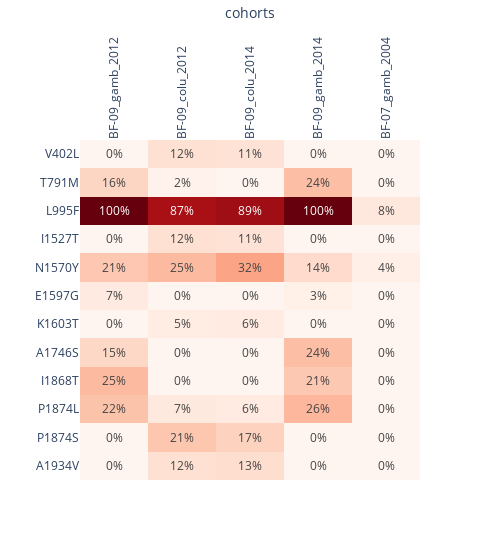

Here is the notebook cell this chart was saved with:
### Code cell
ag3.plot_frequencies_heatmap(
    df=aa_df, index=None,  
    y_label=None,
    max_len=100, 
    colorbar=False, 
    width=500
)

### Figure 1 — Plotly figure (JSON) as saved in the notebook; plotly's stock layout.template omitted (floating-point values rounded to 4 significant figures)
{"data": [{"coloraxis": "coloraxis", "hovertemplate": "x: %{x}<br>y: %{y}<br>color: %{z}<extra></extra>", "name": "0", "texttemplate": "%{z:.0%}", "type": "heatmap", "x": ["BF-09_gamb_2012", "BF-09_colu_2012", "BF-09_colu_2014", "BF-09_gamb_2014", "BF-07_gamb_2004"], "xaxis": "x", "y": ["V402L", "T791M", "L995F", "I1527T", "N1570Y", "E1597G", "K1603T", "A1746S", "I1868T", "P1874L", "P1874S", "A1934V"], "yaxis": "y", "z": [[0, 0.122, 0.1132, 0, 0], [0.1633, 0.01829, 0, 0.2391, 0], [1, 0.8659, 0.8868, 1, 0.07692], [0, 0.122, 0.1132, 0, 0], [0.2092, 0.25, 0.3208, 0.1413, 0.03846], [0.06633, 0, 0, 0.03261, 0], [0, 0.05488, 0.0566, 0, 0], [0.1531, 0, 0, 0.2391, 0], [0.25, 0, 0, 0.2065, 0], [0.2245, 0.07317, 0.0566, 0.2609, 0], [0, 0.2134, 0.1698, 0, 0], [0, 0.122, 0.1321, 0, 0]]}], "layout": {"coloraxis": {"cmax": 1, "cmin": 0, "colorbar": {"ticktext": ["0%", "20%", "40%", "60%", "80%", "100%"], "tickvals": [0, 0.2, 0.4, 0.6, 0.8, 1], "title": {"text": "frequency"}}, "colorscale": [[0, "rgb(255,245,240)"], [0.125, "rgb(254,224,210)"], [0.25, "rgb(252,187,161)"], [0.375, "rgb(252,146,114)"], [0.5, "rgb(251,106,74)"], [0.625, "rgb(239,59,44)"], [0.75, "rgb(203,24,29)"], [0.875, "rgb(165,15,21)"], [1, "rgb(103,0,13)"]], "showscale": false}, "margin": {"t": 60}, "width": 500, "xaxis": {"anchor": "y", "domain": [0, 1], "side": "top", "tickangle": -90, "title": {"text": "cohorts"}}, "yaxis": {"anchor": "x", "autorange": "reversed", "domain": [0, 1]}}}
